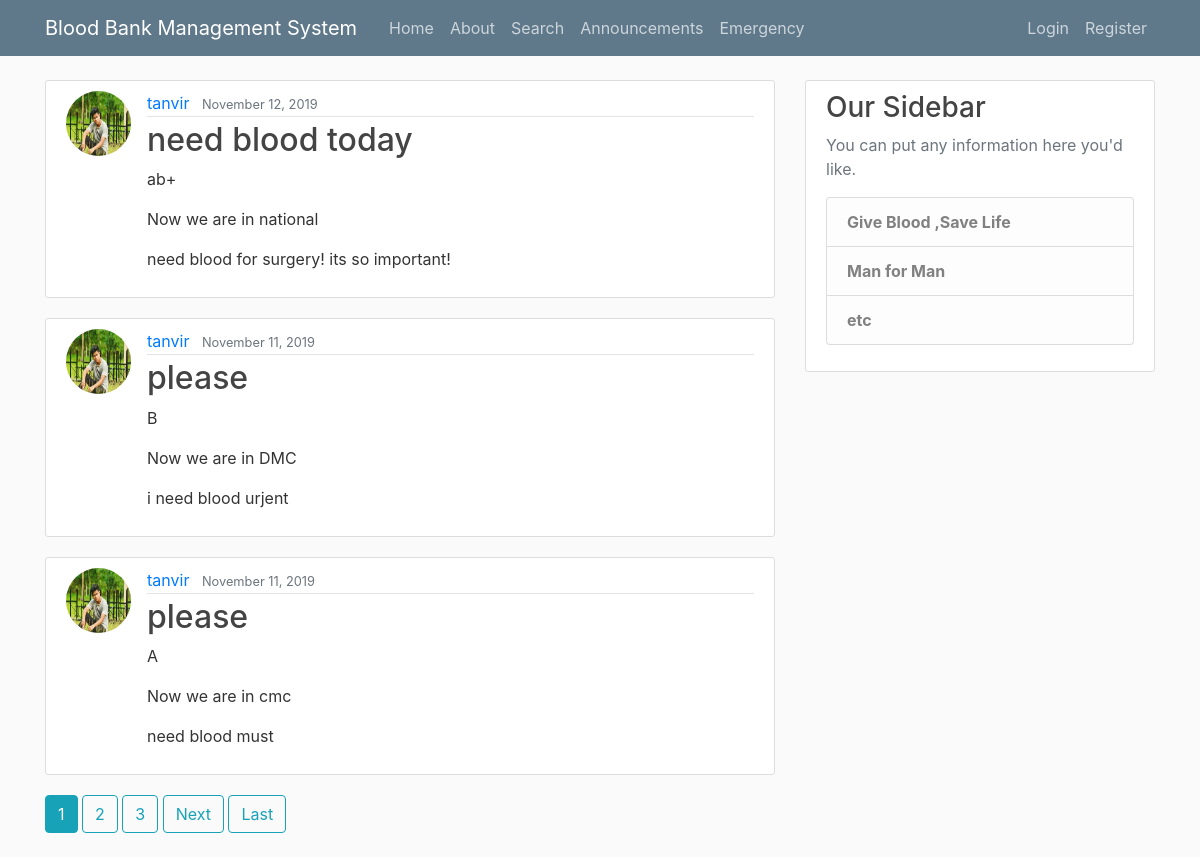
Before: / with the older database file.
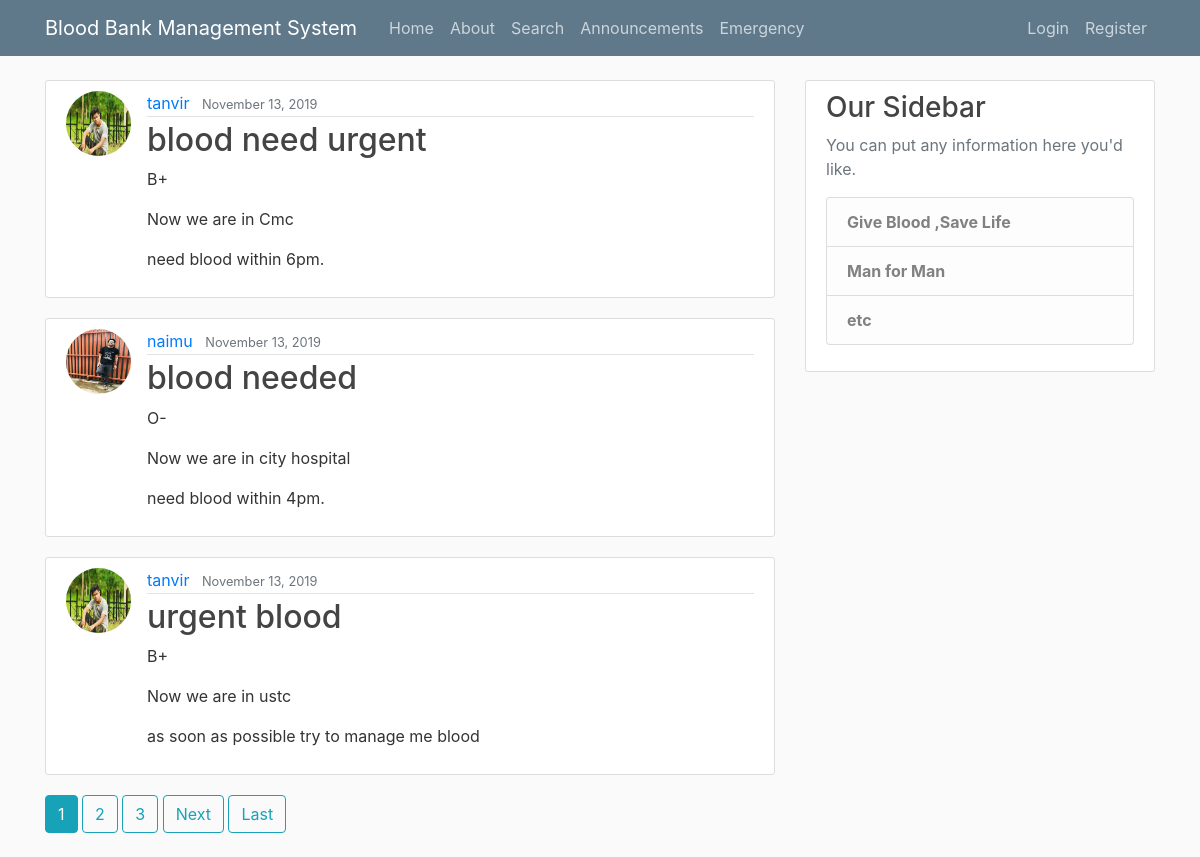
After: the same page with the newer database file.
### blog/models.py (models this page shows, shortened)
class Post(models.Model):
    title = models.CharField(max_length=100)
    blood =  models.CharField(max_length=100, null=False)
    content = models.TextField(null=True)
    address = models.CharField(max_length=50 )
    phone	= models.CharField(max_length=100, null= True)
    medical = models.CharField(max_length=50, default='Now we are in ')
    rigion = models.CharField(max_length=30 , null=True)
    date_posted = models.DateTimeField(default=timezone.now)
    author = models.ForeignKey(User, on_delete=models.CASCADE)

### users/models.py (models this page shows, shortened)
class Profile(models.Model):
	user = models.OneToOneField(User, on_delete=models.CASCADE)
	image = models.ImageField(default='default.jpg',upload_to='profile_pics')

### blog/views.py (the view)
# urls.py: path('', PostListView.as_view(), name='blog-home'),
class PostListView(ListView):
    model = Post
    template_name = 'blog/home.html'  # <app>/<model>_<viewtype>.html
    context_object_name = 'posts'
    ordering = ['-date_posted']
    paginate_by = 3

### blog/templates/blog/home.html (shortened to what this page needs)
{% extends "blog/base.html" %}
{% block content %}
	{% for post in posts %}
	<article class="media content-section">
		<img class='rounded-circle article-img' src="{{ post.author.profile.image.url }}">
	  <div class="media-body">
	    <div class="article-metadata">
	      <a class="mr-2" href="{% url 'user-posts' post.author.username %}">{{ post.author }}</a>
	      <small class="text-muted">{{ post.date_posted | date:"F d, Y" }}</small>
	    </div>
		    <h2><a class="article-title" href="{% url 'post-detail' post.id %}">{{ post.title }}</a></h2>
		    <p class="article-content">{{ post.blood }}</p>
		    <p class="article-content">{{ post.medical }}</p>
		    <p class="article-content">{{ post.content }}</p>
		  </div>
	</article>
	{% endfor %}
	{% if is_paginated %}
		{% for num in page_obj.paginator.page_range %}
			{% if page_obj.number == num %}
				<a class="btn btn-info mb-4" href="?page={{ num }}">{{ num }}</a>
			{% elif num > page_obj.number|add:'-3' and num < page_obj.number|add:'3' %}
				<a class="btn btn-outline-info mb-4" href="?page={{ num }}">{{ num }}</a>
			{% endif %}
		{% endfor %}
		{% if page_obj.has_next %}
			<a class="btn btn-outline-info mb-4" href="?page={{ page_obj.next_page_number }}">Next</a>
			<a class="btn btn-outline-info mb-4" href="?page={{ page_obj.paginator.num_pages }}">Last</a>
		{% endif %}
	{% endif %}
{% endblock content %}

Changed rows visible on the page:
no longer on this page (row unchanged): Post: author.profile.image (picture), author "tanvir", date_posted "November 12, 2019", title "need blood today", blood "ab+", medical "Now we are in national", content "need blood for surgery! its so important!"
no longer on this page (row unchanged): Post: author.profile.image (picture), author "tanvir", date_posted "November 11, 2019", title "please", blood "B", medical "Now we are in DMC", content "i need blood urjent"
no longer on this page (row unchanged): Post: author.profile.image (picture), author "tanvir", date_posted "November 11, 2019", title "please", blood "A", medical "Now we are in cmc", content "need blood must"
added Post: author.profile.image (picture), author "tanvir", date_posted "November 13, 2019", title "blood need urgent", blood "B+", medical "Now we are in Cmc", content "need blood within 6pm."
added Post: author.profile.image (picture), author "naimu", date_posted "November 13, 2019", title "blood needed", blood "O-", medical "Now we are in city hospital", content "need blood within 4pm."
added Post: author.profile.image (picture), author "tanvir", date_posted "November 13, 2019", title "urgent blood", blood "B+", medical "Now we are in ustc", content "as soon as possible try to manage me blood"
